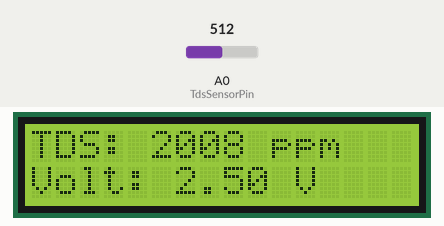
The sketch below on a simulated Arduino Uno, built with avr-gcc and run on an emulated ATmega328P. Shown: 16×2 character LCD. The inputs (shaded band) are chosen by the test bench; at power-on: A0 (TdsSensorPin) = 512. What the sketch prints to the serial monitor is not drawn.

Above: at 3.4 s.
3.5 s: A0 (TdsSensorPin) set to 716
At 5.6 s:
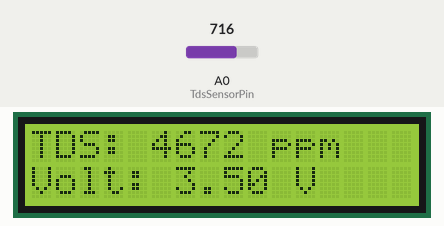
5.9 s: A0 (TdsSensorPin) set to 810
At 7.7 s:
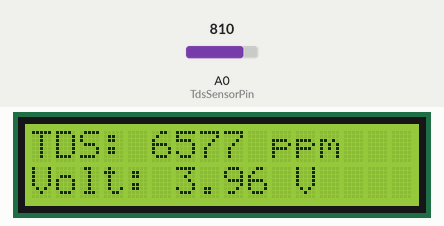
8.3 s: A0 (TdsSensorPin) set to 790
At 9.6 s:
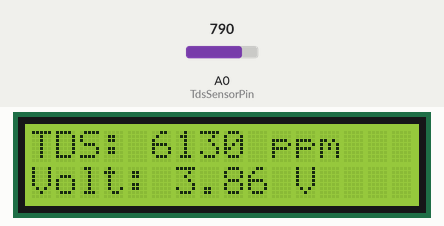
Timing chart, 0 to 11.3 s (numbered marks = the images above; inputs shaded):
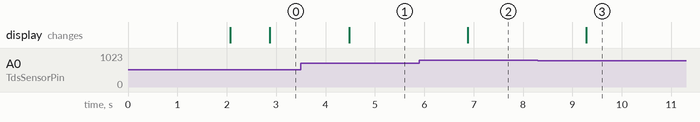

Measured:
- after the input at 3.5 s, the display: changes after 0.98 s (image 1)
- after the input at 5.9 s, the display: changes after 0.98 s (image 2)
- after the input at 8.3 s, the display: changes after 0.98 s (image 3)

The sketch:

TDS.ino
```cpp
#include <LiquidCrystal.h>

#define TdsSensorPin A0
#define VREF 5.0              // Référence de tension (Volt) de l'ADC
#define SCOUNT  30            // Nombre d'échantillons

int analogBuffer[SCOUNT];     // Stocke les valeurs analogiques dans un tableau
int analogBufferTemp[SCOUNT];
int analogBufferIndex = 0;
int copyIndex = 0;

float averageVoltage = 0;
float tdsValue = 0;
float temperature = 16;       // Température actuelle pour la compensation

// Initialisation de l'écran LCD (RS, E, D4, D5, D6, D7)
LiquidCrystal lcd(12, 11, 5, 4, 3, 2);

// Algorithme de filtrage médian
int getMedianNum(int bArray[], int iFilterLen) {
  int bTab[iFilterLen];
  for (byte i = 0; i < iFilterLen; i++)
    bTab[i] = bArray[i];
  int i, j, bTemp;
  for (j = 0; j < iFilterLen - 1; j++) {
    for (i = 0; i < iFilterLen - j - 1; i++) {
      if (bTab[i] > bTab[i + 1]) {
        bTemp = bTab[i];
        bTab[i] = bTab[i + 1];
        bTab[i + 1] = bTemp;
      }
    }
  }
  if ((iFilterLen & 1) > 0) {
    bTemp = bTab[(iFilterLen - 1) / 2];
  }
  else {
    bTemp = (bTab[iFilterLen / 2] + bTab[iFilterLen / 2 - 1]) / 2;
  }
  return bTemp;
}

void setup() {
  Serial.begin(115200);
  pinMode(TdsSensorPin, INPUT);

  // Initialisation de l'écran LCD
  lcd.begin(16, 2);
  lcd.print("TDS Meter Ready"); // Message d'accueil
  delay(2000);
  lcd.clear(); // Effacer l'écran avant de commencer l'affichage des mesures
}

void loop() {
  static unsigned long analogSampleTimepoint = millis();
  if (millis() - analogSampleTimepoint > 40U) {  // Tous les 40 ms, lire la valeur analogique
    analogSampleTimepoint = millis();
    analogBuffer[analogBufferIndex] = analogRead(TdsSensorPin);  // Lire et stocker la valeur analogique dans le buffer
    analogBufferIndex++;
    if (analogBufferIndex == SCOUNT) {
      analogBufferIndex = 0;
    }
  }

  static unsigned long printTimepoint = millis();
  if (millis() - printTimepoint > 800U) {  // Mettre à jour l'affichage toutes les 800 ms
    printTimepoint = millis();

    // Appliquer le filtrage médian et calculer la moyenne des valeurs
    for (copyIndex = 0; copyIndex < SCOUNT; copyIndex++) {
      analogBufferTemp[copyIndex] = analogBuffer[copyIndex];
    }
    averageVoltage = getMedianNum(analogBufferTemp, SCOUNT) * (float)VREF / 1024.0;

    // Compensation de la température
    float compensationCoefficient = 1.0 + 0.02 * (temperature - 25.0);
    float compensationVoltage = averageVoltage / compensationCoefficient;

    // Conversion de la tension en valeur TDS
    tdsValue = (133.42 * compensationVoltage * compensationVoltage * compensationVoltage
                - 255.86 * compensationVoltage * compensationVoltage
                + 857.39 * compensationVoltage) * 0.5;

    // Afficher les résultats sur le moniteur série
    Serial.print("TDS Value: ");
    Serial.print(tdsValue, 0);
    Serial.println(" ppm");

    // Afficher la valeur TDS sur l'écran LCD
    lcd.setCursor(0, 0);  // Première ligne
    lcd.print("TDS: ");
    lcd.print(tdsValue, 0);  // Afficher TDS avec 0 décimale
    lcd.print(" ppm   ");    // Ajoute des espaces pour effacer les anciennes valeurs plus longues

    lcd.setCursor(0, 1);  // Deuxième ligne
    lcd.print("Volt: ");
    lcd.print(averageVoltage, 2);  // Afficher la tension avec 2 décimales
    lcd.print(" V   ");  // Ajouter des espaces pour effacer les anciennes valeurs plus longues
  }
}
```
